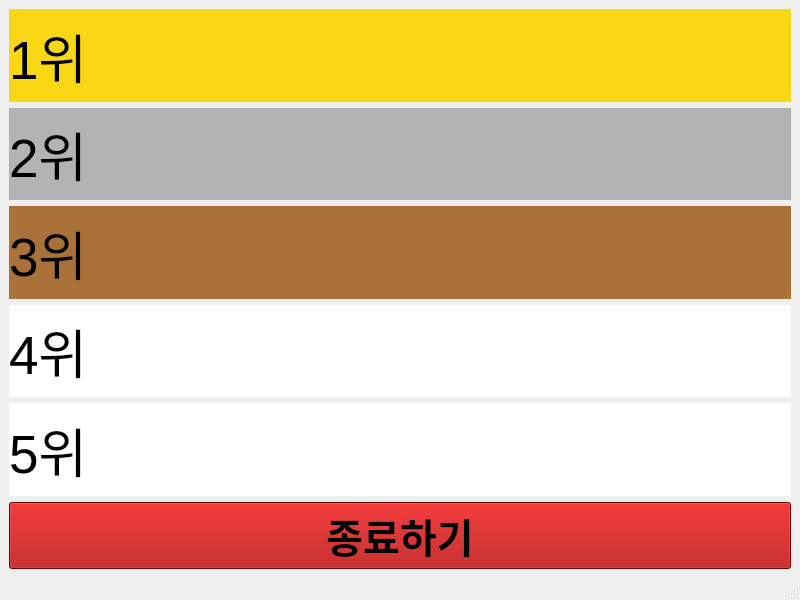
<?xml version="1.0" encoding="UTF-8"?>
<ui version="4.0">
 <class>MainWindow</class>
 <widget class="QMainWindow" name="MainWindow">
  <property name="geometry">
   <rect>
    <x>0</x>
    <y>0</y>
    <width>800</width>
    <height>600</height>
   </rect>
  </property>
  <property name="windowTitle">
   <string>MainWindow</string>
  </property>
  <widget class="QWidget" name="centralwidget">
   <layout class="QVBoxLayout" name="verticalLayout">
    <item>
     <widget class="QLabel" name="First">
      <property name="font">
       <font>
        <pointsize>40</pointsize>
       </font>
      </property>
      <property name="styleSheet">
       <string notr="true">background-color: rgb(250, 215, 20);</string>
      </property>
      <property name="text">
       <string>1위</string>
      </property>
     </widget>
    </item>
    <item>
     <widget class="QLabel" name="Second">
      <property name="font">
       <font>
        <pointsize>40</pointsize>
       </font>
      </property>
      <property name="styleSheet">
       <string notr="true">background-color: rgb(179, 179, 179);</string>
      </property>
      <property name="text">
       <string>2위</string>
      </property>
     </widget>
    </item>
    <item>
     <widget class="QLabel" name="Third">
      <property name="font">
       <font>
        <pointsize>40</pointsize>
       </font>
      </property>
      <property name="styleSheet">
       <string notr="true">background-color: rgb(170, 113, 57);</string>
      </property>
      <property name="text">
       <string>3위</string>
      </property>
     </widget>
    </item>
    <item>
     <widget class="QLabel" name="Fourth">
      <property name="font">
       <font>
        <pointsize>40</pointsize>
       </font>
      </property>
      <property name="styleSheet">
       <string notr="true">background-color: rgb(255, 255, 255);</string>
      </property>
      <property name="text">
       <string>4위</string>
      </property>
     </widget>
    </item>
    <item>
     <widget class="QLabel" name="Fifth">
      <property name="font">
       <font>
        <pointsize>40</pointsize>
       </font>
      </property>
      <property name="styleSheet">
       <string notr="true">background-color: rgb(255, 255, 255);</string>
      </property>
      <property name="text">
       <string>5위</string>
      </property>
     </widget>
    </item>
    <item>
     <widget class="QPushButton" name="Finish">
      <property name="font">
       <font>
        <pointsize>30</pointsize>
        <bold>true</bold>
       </font>
      </property>
      <property name="cursor">
       <cursorShape>ArrowCursor</cursorShape>
      </property>
      <property name="styleSheet">
       <string notr="true">background-color: rgb(170, 0, 0);</string>
      </property>
      <property name="text">
       <string>종료하기</string>
      </property>
     </widget>
    </item>
   </layout>
  </widget>
  <widget class="QMenuBar" name="menubar">
   <property name="geometry">
    <rect>
     <x>0</x>
     <y>0</y>
     <width>800</width>
     <height>22</height>
    </rect>
   </property>
  </widget>
  <widget class="QStatusBar" name="statusbar"/>
 </widget>
 <resources/>
 <connections/>
</ui>
